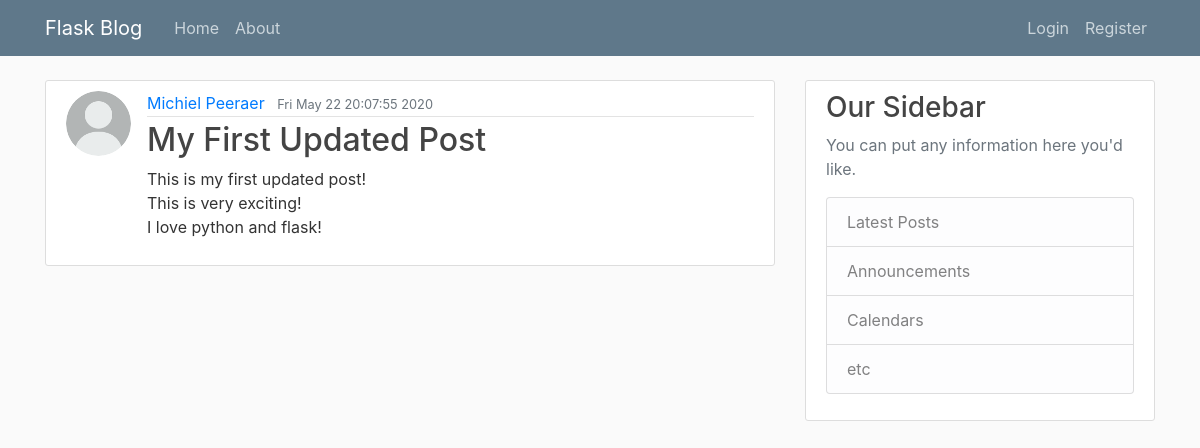
/post/1, run on the app's committed database.
### flaskblog/models.py (models this page shows, shortened)
class User(db.Model, UserMixin):
    id = db.Column(db.Integer, primary_key=True)
    username = db.Column(db.String(20), unique=True, nullable=False)
    email = db.Column(db.String(120), unique=True, nullable=False)
    image_file = db.Column(db.String(20), nullable=False, default='default.jpg')
    password = db.Column(db.String(60), nullable=False)
    posts = db.relationship('Post', backref='author', lazy=True)

class Post(db.Model):
    id = db.Column(db.Integer, primary_key=True)
    title = db.Column(db.String(100), nullable=False)
    date_posted = db.Column(db.DateTime, nullable=False, default=datetime.now)
    content = db.Column(db.Text, nullable=False)
    user_id = db.Column(db.Integer, db.ForeignKey('user.id'), nullable=False)

### flaskblog/routes.py (the view)
@app.route("/post/<int:post_id>")
def post(post_id):
    post = Post.query.get_or_404(post_id)
    return render_template('post.html', title=post.title, post=post)

### flaskblog/templates/post.html (shortened to what this page needs)
{% extends "layout.html" %}
{% block content %}
    <article class="media content-section">
        <img class="rounded-circle article-img" src="{{ url_for('static', filename='profile_pics/' + post.author.image_file) }}">
        <div class="media-body">
            <div class="article-metadata">
                <a class="mr-2" href="#">{{ post.author.username }}</a>
                <small class="text-muted">{{ post.date_posted.strftime('%c') }}</small>
            </div>
            <h2 class="article-title">{{ post.title }}</h2>
            <p class="article-content">{{ post.content }}</p>
        </div>
    </article>
{% endblock content %}

### flaskblog/static/main.css (style rules this page uses)
body { background: #fafafa; color: #333333; margin-top: 5rem; }
h1, h2, h3, h4, h5, h6 { color: #444444; }
.content-section { background: #ffffff; padding: 10px 20px; border: 1px solid #dddddd; border-radius: 3px; margin-bottom: 20px; }
.article-title { color: #444444; }
.article-content { white-space: pre-line; }
.article-img { height: 65px; width: 65px; margin-right: 16px; }
.article-metadata { padding-bottom: 1px; margin-bottom: 4px; border-bottom: 1px solid #e3e3e3 }

### data on the page
User: image_file (placeholder picture), author.username "Michiel Peeraer"
Post: date_posted "Fri May 22 20:07:55 2020", title "My First Updated Post", content "This is my first updated post! This is very exciting! I love python and flask!"
